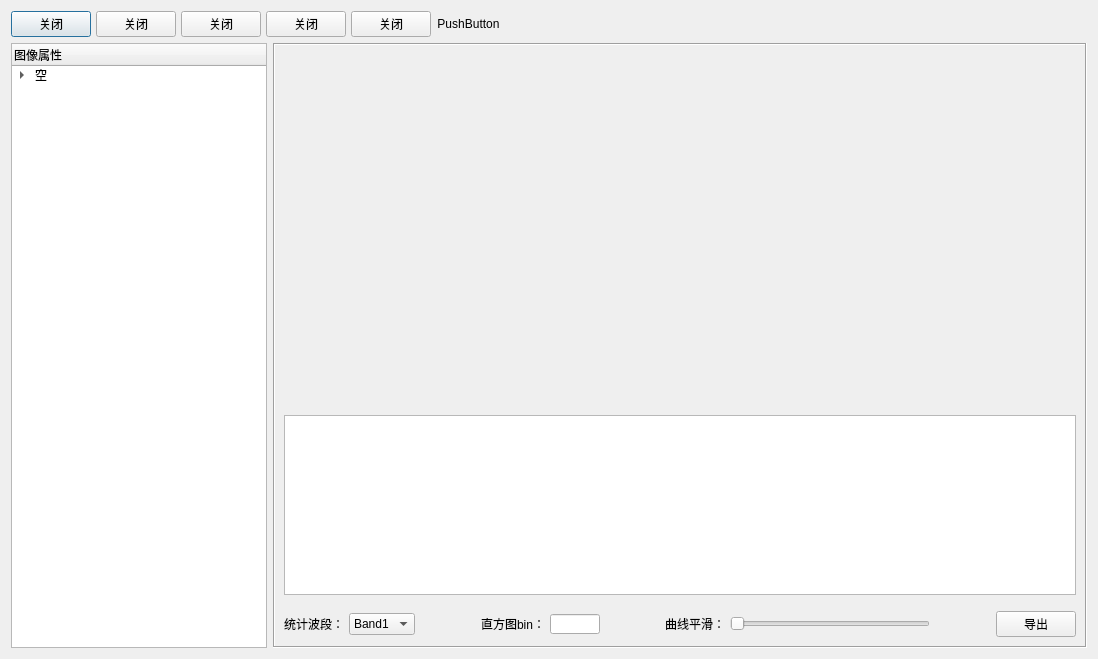
<?xml version="1.0" encoding="UTF-8"?>
<ui version="4.0">
 <class>Dialog</class>
 <widget class="QDialog" name="Dialog">
  <property name="geometry">
   <rect>
    <x>0</x>
    <y>0</y>
    <width>1098</width>
    <height>659</height>
   </rect>
  </property>
  <property name="windowTitle">
   <string>Dialog</string>
  </property>
  <layout class="QVBoxLayout" name="verticalLayout">
   <item>
    <layout class="QHBoxLayout" name="horizontalLayout_7">
     <property name="spacing">
      <number>5</number>
     </property>
     <item>
      <widget class="QPushButton" name="pushButton_7">
       <property name="text">
        <string>关闭</string>
       </property>
      </widget>
     </item>
     <item>
      <widget class="QPushButton" name="pushButton_2">
       <property name="text">
        <string>关闭</string>
       </property>
      </widget>
     </item>
     <item>
      <widget class="QPushButton" name="pushButton_9">
       <property name="text">
        <string>关闭</string>
       </property>
      </widget>
     </item>
     <item>
      <widget class="QPushButton" name="pushButton_8">
       <property name="text">
        <string>关闭</string>
       </property>
      </widget>
     </item>
     <item>
      <widget class="QPushButton" name="pushButton_5">
       <property name="text">
        <string>关闭</string>
       </property>
      </widget>
     </item>
     <item>
      <widget class="QPushButton" name="pushButton_3">
       <property name="styleSheet">
        <string notr="true">border:1px solid rgba(0,0,0,0);background:1px solid rgba(0,0,0,0)</string>
       </property>
       <property name="text">
        <string>PushButton</string>
       </property>
      </widget>
     </item>
     <item>
      <spacer name="horizontalSpacer">
       <property name="orientation">
        <enum>Qt::Horizontal</enum>
       </property>
       <property name="sizeHint" stdset="0">
        <size>
         <width>40</width>
         <height>20</height>
        </size>
       </property>
      </spacer>
     </item>
    </layout>
   </item>
   <item>
    <layout class="QHBoxLayout" name="horizontalLayout" stretch="0,1">
     <item>
      <widget class="QTreeWidget" name="treeWidget">
       <column>
        <property name="text">
         <string>图像属性</string>
        </property>
       </column>
       <item>
        <property name="text">
         <string>空</string>
        </property>
        <item>
         <property name="text">
          <string>栅格信息</string>
         </property>
        </item>
        <item>
         <property name="text">
          <string>地图信息</string>
         </property>
        </item>
        <item>
         <property name="text">
          <string>坐标系信息</string>
         </property>
        </item>
        <item>
         <property name="text">
          <string>空间范围</string>
         </property>
        </item>
        <item>
         <property name="text">
          <string>波段统计信息</string>
         </property>
        </item>
       </item>
      </widget>
     </item>
     <item>
      <widget class="QStackedWidget" name="stackedWidget">
       <property name="currentIndex">
        <number>4</number>
       </property>
       <widget class="QWidget" name="page">
        <layout class="QHBoxLayout" name="horizontalLayout_2">
         <property name="leftMargin">
          <number>0</number>
         </property>
         <property name="topMargin">
          <number>0</number>
         </property>
         <property name="rightMargin">
          <number>0</number>
         </property>
         <property name="bottomMargin">
          <number>0</number>
         </property>
         <item>
          <widget class="QTableWidget" name="tableWidget">
           <row>
            <property name="text">
             <string>New Row</string>
            </property>
           </row>
           <row>
            <property name="text">
             <string>New Row</string>
            </property>
           </row>
           <row>
            <property name="text">
             <string>New Row</string>
            </property>
           </row>
           <row>
            <property name="text">
             <string>New Row</string>
            </property>
           </row>
           <column>
            <property name="text">
             <string>属性名</string>
            </property>
           </column>
           <column>
            <property name="text">
             <string>属性值</string>
            </property>
           </column>
          </widget>
         </item>
        </layout>
       </widget>
       <widget class="QWidget" name="page_3">
        <layout class="QHBoxLayout" name="horizontalLayout_4">
         <property name="spacing">
          <number>5</number>
         </property>
         <property name="leftMargin">
          <number>0</number>
         </property>
         <property name="topMargin">
          <number>0</number>
         </property>
         <property name="rightMargin">
          <number>0</number>
         </property>
         <property name="bottomMargin">
          <number>0</number>
         </property>
         <item>
          <widget class="QTableWidget" name="tableWidget_3"/>
         </item>
        </layout>
       </widget>
       <widget class="QWidget" name="page_2">
        <layout class="QHBoxLayout" name="horizontalLayout_3">
         <property name="spacing">
          <number>5</number>
         </property>
         <property name="leftMargin">
          <number>0</number>
         </property>
         <property name="topMargin">
          <number>0</number>
         </property>
         <property name="rightMargin">
          <number>0</number>
         </property>
         <property name="bottomMargin">
          <number>0</number>
         </property>
         <item>
          <widget class="QTableWidget" name="tableWidget_2"/>
         </item>
        </layout>
       </widget>
       <widget class="QWidget" name="page_4">
        <layout class="QHBoxLayout" name="horizontalLayout_5">
         <property name="spacing">
          <number>5</number>
         </property>
         <property name="leftMargin">
          <number>0</number>
         </property>
         <property name="topMargin">
          <number>0</number>
         </property>
         <property name="rightMargin">
          <number>0</number>
         </property>
         <property name="bottomMargin">
          <number>0</number>
         </property>
         <item>
          <widget class="QTableWidget" name="tableWidget_4"/>
         </item>
        </layout>
       </widget>
       <widget class="QWidget" name="page_5">
        <layout class="QHBoxLayout" name="horizontalLayout_6">
         <property name="spacing">
          <number>5</number>
         </property>
         <property name="leftMargin">
          <number>0</number>
         </property>
         <property name="topMargin">
          <number>0</number>
         </property>
         <property name="rightMargin">
          <number>0</number>
         </property>
         <property name="bottomMargin">
          <number>0</number>
         </property>
         <item>
          <widget class="QFrame" name="frame">
           <property name="frameShape">
            <enum>QFrame::Box</enum>
           </property>
           <property name="frameShadow">
            <enum>QFrame::Sunken</enum>
           </property>
           <layout class="QVBoxLayout" name="verticalLayout_2" stretch="2,1,0">
            <item>
             <layout class="QHBoxLayout" name="horizontalLayout_8"/>
            </item>
            <item>
             <widget class="QTableWidget" name="tableWidget_5"/>
            </item>
            <item>
             <layout class="QHBoxLayout" name="horizontalLayout_9" stretch="0,0,0,0,0,0,0,0,0,0">
              <property name="spacing">
               <number>5</number>
              </property>
              <property name="topMargin">
               <number>10</number>
              </property>
              <item>
               <widget class="QLabel" name="label">
                <property name="text">
                 <string>统计波段：</string>
                </property>
               </widget>
              </item>
              <item>
               <widget class="QComboBox" name="comboBox">
                <item>
                 <property name="text">
                  <string>Band1</string>
                 </property>
                </item>
               </widget>
              </item>
              <item>
               <spacer name="horizontalSpacer_3">
                <property name="orientation">
                 <enum>Qt::Horizontal</enum>
                </property>
                <property name="sizeHint" stdset="0">
                 <size>
                  <width>40</width>
                  <height>20</height>
                 </size>
                </property>
               </spacer>
              </item>
              <item>
               <widget class="QLabel" name="label_2">
                <property name="text">
                 <string>直方图bin：</string>
                </property>
               </widget>
              </item>
              <item>
               <widget class="QLineEdit" name="lineEdit">
                <property name="minimumSize">
                 <size>
                  <width>50</width>
                  <height>20</height>
                 </size>
                </property>
                <property name="maximumSize">
                 <size>
                  <width>50</width>
                  <height>20</height>
                 </size>
                </property>
               </widget>
              </item>
              <item>
               <spacer name="horizontalSpacer_4">
                <property name="orientation">
                 <enum>Qt::Horizontal</enum>
                </property>
                <property name="sizeHint" stdset="0">
                 <size>
                  <width>40</width>
                  <height>20</height>
                 </size>
                </property>
               </spacer>
              </item>
              <item>
               <widget class="QLabel" name="label_3">
                <property name="text">
                 <string>曲线平滑：</string>
                </property>
               </widget>
              </item>
              <item>
               <widget class="QSlider" name="horizontalSlider">
                <property name="minimumSize">
                 <size>
                  <width>200</width>
                  <height>20</height>
                 </size>
                </property>
                <property name="maximumSize">
                 <size>
                  <width>200</width>
                  <height>20</height>
                 </size>
                </property>
                <property name="orientation">
                 <enum>Qt::Horizontal</enum>
                </property>
               </widget>
              </item>
              <item>
               <spacer name="horizontalSpacer_2">
                <property name="orientation">
                 <enum>Qt::Horizontal</enum>
                </property>
                <property name="sizeHint" stdset="0">
                 <size>
                  <width>40</width>
                  <height>20</height>
                 </size>
                </property>
               </spacer>
              </item>
              <item>
               <widget class="QPushButton" name="pushButton_6">
                <property name="text">
                 <string>导出</string>
                </property>
               </widget>
              </item>
             </layout>
            </item>
           </layout>
          </widget>
         </item>
        </layout>
       </widget>
      </widget>
     </item>
    </layout>
   </item>
  </layout>
 </widget>
 <resources/>
 <connections/>
</ui>
